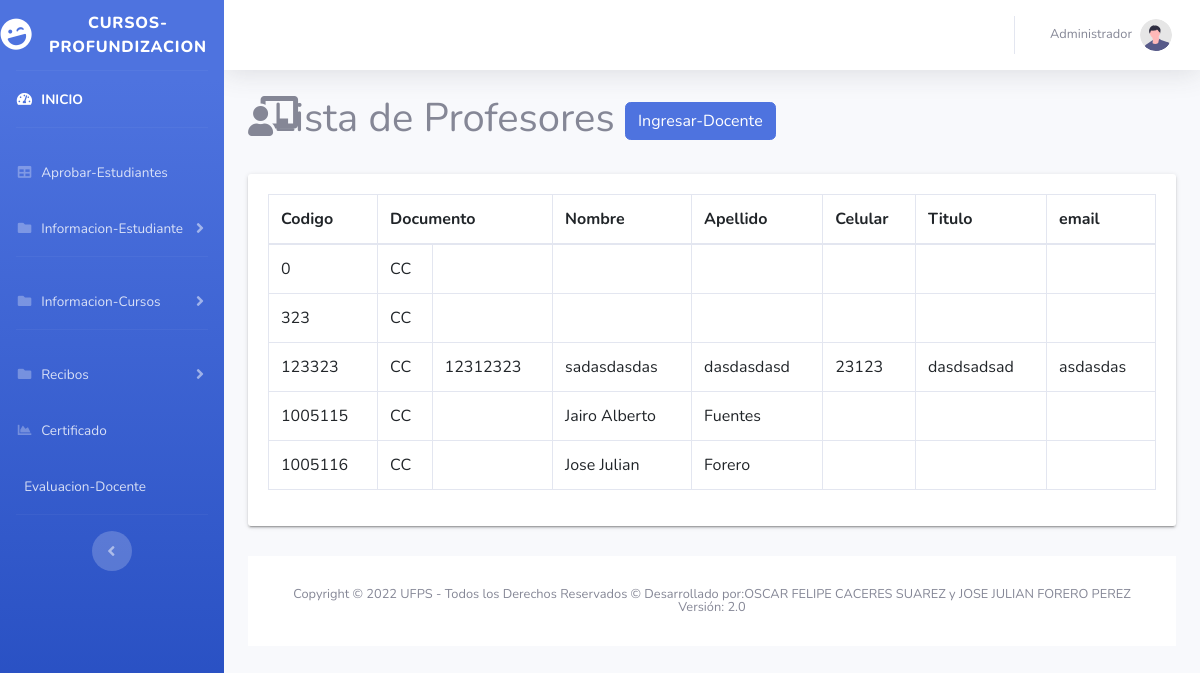
/Vista/Paginas-Admin/Profesores.php (signed in), run on the app's committed database.
### tables this page shows
CREATE TABLE `docente` (
  `codigo` int(11) NOT NULL,
  `documento` varchar(20) NOT NULL,
  `nombre` varchar(50) NOT NULL,
  `apellido` varchar(50) NOT NULL,
  `celular` varchar(20) NOT NULL,
  `titulo` varchar(100) NOT NULL,
  `email` text NOT NULL,
  `ustipo` int(10) NOT NULL
);

### Vista/Paginas-Admin/Profesores.php (the view, shortened to what this page needs)
<?php
    include ("../../Modelo/Conexion/conexion.php");
?>
<!DOCTYPE html>
<html lang="en">
<head>
<link href="https://cdn.jsdelivr.net/npm/bootstrap@5.3.0-alpha3/dist/css/bootstrap.min.css" rel="stylesheet">
    <link rel="stylesheet" type="text/css" href="../css/style.css">
    <link rel="stylesheet" type="text/css" href="../css/main.css">
    <link href="../vendor/fontawesome-free/css/all.min.css" rel="stylesheet" type="text/css">
    <link href="../css/sb-admin-2.min.css" rel="stylesheet">
</head>
<body id="page-top">
    <div id="wrapper">
        <ul class="navbar-nav bg-gradient-primary sidebar sidebar-dark accordion" id="accordionSidebar">
            <a class="sidebar-brand d-flex align-items-center justify-content-center" href="../../index.php">
                <div class="sidebar-brand-icon rotate-n-15">
                    <i class="fas fa-laugh-wink"></i>
                </div>
                <div class="sidebar-brand-text mx-3">Cursos-Profundizacion</div>
            </a>
            <hr class="sidebar-divider my-0">
            <li class="nav-item active">
                <a class="nav-link" href="../../index.php">
                    <i class="fas fa-fw fa-tachometer-alt"></i>
                    <span>INICIO</span></a>
            </li>
            <hr class="sidebar-divider">
                    <li class="nav-item">
                        <a class="nav-link" href="Aprobar-Estudiante.php">
                            <i class="fas fa-fw fa-table"></i>
                            <span>Aprobar-Estudiantes</span>
                        </a>
                    </li>
            <li class="nav-item">
                <a class="nav-link collapsed" href="#" data-toggle="collapse" data-target="#collapseUtilities"
                    aria-expanded="true" aria-controls="collapseUtilities">
                    <i class="fas fa-fw fa-folder"></i>
                    <span>Informacion-Estudiante</span>
                </a>
            </li>
            <hr class="sidebar-divider">
                        <li class="nav-item">
                            <a class="nav-link collapsed" href="#" data-toggle="collapse" data-target="#collapseTwo"
                            aria-expanded="true" aria-controls="collapseTwo">
                                <i class="fas fa-fw fa-folder"></i>
                                <span>Informacion-Cursos</span>
                            </a>
                        </li>
             <hr class="sidebar-divider">
                        <li class="nav-item">
                            <a class="nav-link collapsed" href="#" data-toggle="collapse" data-target="#collapsePages"
                                aria-expanded="true" aria-controls="collapsePages">
                                <i class="fas fa-fw fa-folder"></i>
                                <span>Recibos</span>
                            </a>
                        </li>
                        <li class="nav-item">
                            <a class="nav-link" href="Certificado.php">
                                <i class="fas fa-fw fa-chart-area"></i>
                                <span>Certificado</span>
                            </a>
                        </li>
                        <li class="nav-item">
                            <a class="nav-link" href="#">
                                <span>Evaluacion-Docente</span>
                            </a>
                        </li>
            <hr class="sidebar-divider d-none d-md-block">
            <div class="text-center d-none d-md-inline">
                <button class="rounded-circle border-0" id="sidebarToggle"></button>
            </div>
        </ul>
        <div id="content-wrapper" class="d-flex flex-column">
            <div id="content">
                <nav class="navbar navbar-expand navbar-light bg-white topbar mb-4 static-top shadow">
                    <ul class="navbar-nav ml-auto">
                                    <li class="nav-item dropdown no-arrow">
                                        <a class="nav-link dropdown-toggle" href="#" id="userDropdown" role="button"
                                            data-toggle="dropdown" aria-haspopup="true" aria-expanded="false">
                                            <span class="mr-2 d-none d-lg-inline text-gray-600 small">&nbsp;&nbsp;Administrador</span>
                                            <img class="img-profile rounded-circle"
                                                src="../img/undraw_profile.svg">
                                        </a>
                                    </li>
                    </ul>
                </nav>
                <div class="container-fluid">
<div class="d-sm-flex align-items-center justify-content-between mb-4">
        <div>
        <h1>
          <i class="app-menu__icon fas fa-chalkboard-teacher"></i>Lista de Profesores
          <button type="button" class="btn btn-primary" data-bs-toggle="modal" data-bs-target="#staticBackdrop">
            Ingresar-Docente
            </button>
          </h1>
        </div>
</div>
      <div class="row">
        <div class="col-md-12">
          <div class="tile">
            <div class="tile-body">
              <div class="table-responsive">
                <table class="table table-hover table-bordered" id="tableProfesores">
                  <thead>
                    <tr>
                      <th>Codigo</th>
                      <th colspan="2">Documento</th>
                      <th>Nombre</th>
                      <th>Apellido</th>
                      <th>Celular</th>
                      <th>Titulo</th>
                      <th>email</th>
                    </tr>
                  </thead>
                                        <tbody>
                                            <?php
                                                    if(!$_SESSION['nombreAdmin']==""){
                                                    $sql = "SELECT codigo, documento, nombre, apellido, celular, titulo, email FROM docente";
                                                        $resultada = mysqli_query($conexion,$sql);
                                                    }
                                                        while($mostrar=mysqli_fetch_array($resultada) ){
                                                    ?>
                                            <td><?php echo $mostrar['codigo']; ?></td>
                                            <td>CC</td>
                                            <td><?php echo $mostrar['documento']; ?></td>
                                            <td><?php echo $mostrar['nombre']; ?></td>
                                            <td><?php echo $mostrar['apellido']; ?></td>
                                            <td><?php echo $mostrar['celular']; ?></td>
                                            <td><?php echo $mostrar['titulo']; ?></td>
                                            <td><?php echo $mostrar['email']; ?></td>
                                            <?php
                                                     }
                                            ?>
                                        </tbody>
                </table>
              </div>
            </div>
          </div>
        </div>
      </div>
            <footer class="sticky-footer bg-white">
                <div class="container my-auto">
                    <div class="copyright text-center my-auto">
                        <span>Copyright © 2022 UFPS - Todos los Derechos Reservados &copy;  Desarrollado por:OSCAR FELIPE CACERES SUAREZ y JOSE JULIAN FORERO PEREZ <br>
                            Versión: 2.0
                        </span>
                    </div>
                </div>
            </footer>
        </div>
    </div>
</body>
</html>

### data on the page
docente: codigo "0"
docente: codigo "323"
docente: codigo "123323", documento "12312323", nombre "sadasdasdas", apellido "dasdasdasd", celular "23123", titulo "dasdsadsad", email "asdasdas"
docente: codigo "1005115", nombre "Jairo Alberto", apellido "Fuentes"
docente: codigo "1005116", nombre "Jose Julian", apellido "Forero"
